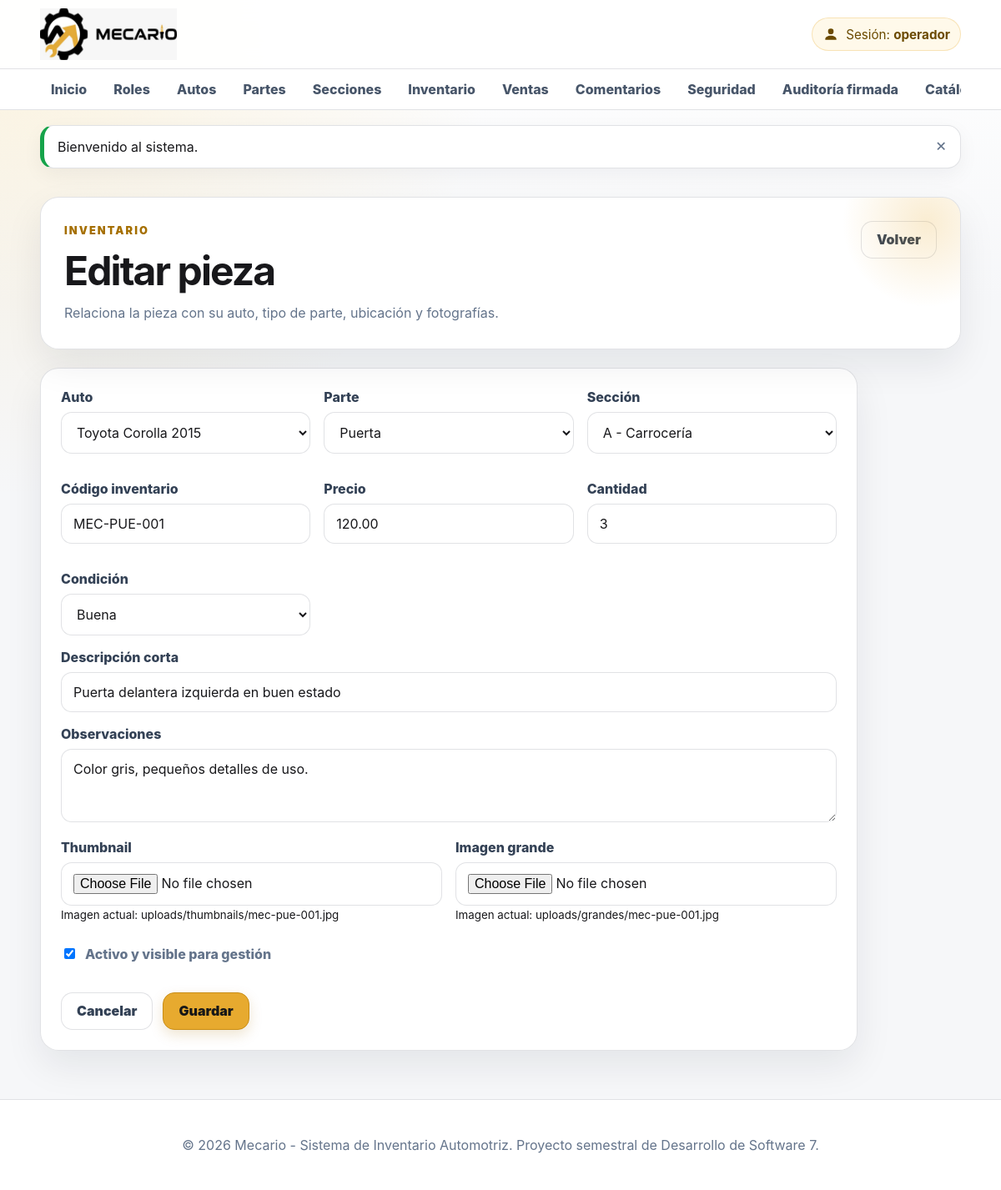
Page /public/inventario/editar/1 (signed in) on the committed database.
### tables this page shows
CREATE TABLE IF NOT EXISTS inventario_partes (
    id_inventario INT UNSIGNED AUTO_INCREMENT PRIMARY KEY,
    id_auto INT UNSIGNED NOT NULL,
    id_parte INT UNSIGNED NOT NULL,
    id_seccion INT UNSIGNED NOT NULL,
    creado_por INT UNSIGNED NOT NULL,
    codigo_inventario VARCHAR(50) NOT NULL UNIQUE,
    descripcion_corta VARCHAR(255) NOT NULL,
    observaciones TEXT NULL,
    condicion_pieza ENUM('Excelente','Buena','Regular','Para reparar') NOT NULL DEFAULT 'Buena',
    precio DECIMAL(12,2) NOT NULL,
    cantidad INT UNSIGNED NOT NULL DEFAULT 0,
    thumbnail VARCHAR(255) NULL,
    imagen_grande VARCHAR(255) NULL,
    activo TINYINT(1) NOT NULL DEFAULT 1,
    fecha_creacion DATETIME NOT NULL DEFAULT CURRENT_TIMESTAMP,
    fecha_actualizacion DATETIME NULL DEFAULT NULL ON UPDATE CURRENT_TIMESTAMP,
    CONSTRAINT fk_inventario_auto FOREIGN KEY (id_auto) REFERENCES autos(id_auto)
        ON UPDATE CASCADE ON DELETE RESTRICT,
    CONSTRAINT fk_inventario_parte FOREIGN KEY (id_parte) REFERENCES partes(id_parte)
        ON UPDATE CASCADE ON DELETE RESTRICT,
    CONSTRAINT fk_inventario_seccion FOREIGN KEY (id_seccion) REFERENCES secciones(id_seccion)
        ON UPDATE CASCADE ON DELETE RESTRICT,
    CONSTRAINT fk_inventario_usuario FOREIGN KEY (creado_por) REFERENCES usuarios(id_usuario)
        ON UPDATE CASCADE ON DELETE RESTRICT,
    CONSTRAINT chk_inventario_precio CHECK (precio >= 0),
    CONSTRAINT chk_inventario_activo CHECK (activo IN (0,1)),
    INDEX idx_inventario_publico (activo,cantidad),
    INDEX idx_inventario_filtros (id_parte,id_auto,id_seccion),
    INDEX idx_inventario_descripcion (descripcion_corta)
);

CREATE TABLE IF NOT EXISTS autos (
    id_auto INT UNSIGNED AUTO_INCREMENT PRIMARY KEY,
    marca VARCHAR(80) NOT NULL,
    modelo VARCHAR(100) NOT NULL,
    anio SMALLINT UNSIGNED NOT NULL,
    descripcion VARCHAR(255) NULL,
    activo TINYINT(1) NOT NULL DEFAULT 1,
    fecha_creacion DATETIME NOT NULL DEFAULT CURRENT_TIMESTAMP,
    fecha_actualizacion DATETIME NULL DEFAULT NULL ON UPDATE CURRENT_TIMESTAMP,
    CONSTRAINT uq_auto_marca_modelo_anio UNIQUE (marca,modelo,anio),
    CONSTRAINT chk_auto_activo CHECK (activo IN (0,1)),
    INDEX idx_auto_busqueda (marca,modelo,anio)
);

CREATE TABLE IF NOT EXISTS partes (
    id_parte INT UNSIGNED AUTO_INCREMENT PRIMARY KEY,
    nombre_parte VARCHAR(100) NOT NULL UNIQUE,
    descripcion VARCHAR(255) NULL,
    activo TINYINT(1) NOT NULL DEFAULT 1,
    fecha_creacion DATETIME NOT NULL DEFAULT CURRENT_TIMESTAMP,
    fecha_actualizacion DATETIME NULL DEFAULT NULL ON UPDATE CURRENT_TIMESTAMP,
    CONSTRAINT chk_parte_activo CHECK (activo IN (0,1)),
    INDEX idx_parte_nombre (nombre_parte)
);

CREATE TABLE IF NOT EXISTS secciones (
    id_seccion INT UNSIGNED AUTO_INCREMENT PRIMARY KEY,
    codigo VARCHAR(30) NOT NULL UNIQUE,
    nombre_seccion VARCHAR(100) NOT NULL UNIQUE,
    descripcion VARCHAR(255) NULL,
    activo TINYINT(1) NOT NULL DEFAULT 1,
    fecha_creacion DATETIME NOT NULL DEFAULT CURRENT_TIMESTAMP,
    fecha_actualizacion DATETIME NULL DEFAULT NULL ON UPDATE CURRENT_TIMESTAMP,
    CONSTRAINT chk_seccion_activo CHECK (activo IN (0,1))
);

### app/Controllers/InventarioController.php (called while the page is built, shortened)
<?php
final class InventarioController
{
    private Inventario $inventario;
    private array $condiciones = ['Excelente', 'Buena', 'Regular', 'Para reparar'];
    public function __construct(){ $this->inventario = new Inventario(); $this->auditoria = new AuditTrailService(); }
    public function editar(string $id): void
    {
        $pieza=$this->inventario->obtener((int)$id);
        View::renderizar('inventario/form',$this->datosVistaFormulario('Editar pieza',$pieza,[]));
    }
    private function datosVistaFormulario(string $titulo, ?array $pieza, array $errores): array
    { return ['titulo'=>$titulo,'pieza'=>$pieza,'errores'=>$errores,'autos'=>$this->inventario->autosActivos(),'partes'=>$this->inventario->partesActivas(),'secciones'=>$this->inventario->seccionesActivas(),'condiciones'=>$this->condiciones]; }
}

### public/index.php (called while the page is built, shortened)
<?php
$router = new Router();
$router->despachar();

### app/Helpers/Url.php (called while the page is built, shortened)
<?php
final class Url
{
    public static function base(): string
    {
        $script = str_replace(
            '\\',
            '/',
            $_SERVER['SCRIPT_NAME'] ?? '/public/index.php'
        );
        $base = rtrim(dirname($script), '/');
        return $base === '.' ? '' : $base;
    }
    public static function ruta(string $ruta = '/'): string
    {
        $ruta = '/' . ltrim($ruta, '/');
        return self::base() . ($ruta === '//' ? '/' : $ruta);
    }
}

### app/Helpers/Sanitizer.php (called while the page is built, shortened)
<?php
final class Sanitizer
{
    public static function html(mixed $valor): string
    {
        return htmlspecialchars(
            (string) $valor,
            ENT_QUOTES | ENT_SUBSTITUTE,
            'UTF-8'
        );
    }
}

### app/Core/Database.php (called while the page is built, shortened)
<?php
final class Database
{
    private PDO $conexion;
    private function __construct()
    {
        $config = require dirname(__DIR__, 2) . '/config/config.php';
        $db = $config['database'];
        $dsn = sprintf(
            'mysql:host=%s;port=%s;dbname=%s;charset=%s',
            $db['host'],
            $db['port'],
            $db['name'],
            $db['charset']
        );
        try {
            $this->conexion = new PDO(
                $dsn,
                $db['user'],
                $db['password'],
                [
                    PDO::ATTR_ERRMODE => PDO::ERRMODE_EXCEPTION,
                    PDO::ATTR_DEFAULT_FETCH_MODE => PDO::FETCH_ASSOC,
                    PDO::ATTR_EMULATE_PREPARES => false,
                ]
            );
        } catch (PDOException $exception) {
            throw new RuntimeException(
                'No se pudo conectar con la base de datos.',
                0,
                $exception
            );
        }
    }
    public function consultar(string $sql, array $parametros = []): PDOStatement
    {
        $sentencia = $this->conexion->prepare($sql);
        $sentencia->execute($parametros);
        return $sentencia;
    }
    public function consultarTodos(string $sql, array $parametros = []): array
    {
        return $this->consultar($sql, $parametros)->fetchAll();
    }
    public function consultarUno(string $sql, array $parametros = []): ?array
    {
        $resultado = $this->consultar($sql, $parametros)->fetch();
        return $resultado === false ? null : $resultado;
    }
}

### app/Models/Inventario.php (called while the page is built, shortened)
<?php
final class Inventario
{
    private Database $db;
    public function __construct()
    {
        $this->db = Database::getInstancia();
    }
    public function obtener(int $id): ?array
    {
        return $this->db->consultarUno(
            'SELECT ip.*, a.marca, a.modelo, a.anio, p.nombre_parte,
                    s.codigo AS codigo_seccion, s.nombre_seccion
             FROM inventario_partes ip
             INNER JOIN autos a ON a.id_auto = ip.id_auto
             INNER JOIN partes p ON p.id_parte = ip.id_parte
             INNER JOIN secciones s ON s.id_seccion = ip.id_seccion
             WHERE ip.id_inventario = :id',
            ['id' => $id]
        );
    }
    public function autosActivos(): array
    {
        return $this->db->consultarTodos(
            'SELECT id_auto, marca, modelo, anio FROM autos
             WHERE activo=1 ORDER BY marca, modelo, anio DESC'
        );
    }
    public function partesActivas(): array
    {
        return $this->db->consultarTodos(
            'SELECT id_parte, nombre_parte FROM partes
             WHERE activo=1 ORDER BY nombre_parte'
        );
    }
    public function seccionesActivas(): array
    {
        return $this->db->consultarTodos(
            'SELECT id_seccion, codigo, nombre_seccion FROM secciones
             WHERE activo=1 ORDER BY nombre_seccion'
        );
    }
}

### app/Views/inventario/form.php (the view)
<?php use App\Helpers\Csrf; use App\Helpers\Sanitizer; use App\Helpers\Url; $esEdicion=is_array($pieza); ?>
<main class="container"><section class="module-hero"><div><span class="eyebrow">Inventario</span><h1><?= $esEdicion?'Editar pieza':'Registrar pieza' ?></h1><p>Relaciona la pieza con su auto, tipo de parte, ubicación y fotografías.</p></div><a class="btn btn-secundario" href="<?= Sanitizer::html(Url::ruta('/inventario')) ?>">Volver</a></section><?php if(!empty($errores)): ?><div class="alerta alerta--error"><ul><?php foreach($errores as $error): ?><li><?= Sanitizer::html($error) ?></li><?php endforeach; ?></ul></div><?php endif; ?><form class="card form-wide" method="POST" enctype="multipart/form-data" action="<?= Sanitizer::html(Url::ruta($esEdicion?'/inventario/actualizar/'.$pieza['id_inventario']:'/inventario/guardar')) ?>"><?= Csrf::campo() ?><div class="form-grid"><div class="form-group"><label>Auto</label><select name="id_auto" required><option value="">Seleccione...</option><?php foreach($autos as $auto): ?><option value="<?= (int)$auto['id_auto'] ?>" <?= (int)($pieza['id_auto'] ?? 0)===(int)$auto['id_auto']?'selected':'' ?>><?= Sanitizer::html($auto['marca'].' '.$auto['modelo'].' '.$auto['anio']) ?></option><?php endforeach; ?></select></div><div class="form-group"><label>Parte</label><select name="id_parte" required><option value="">Seleccione...</option><?php foreach($partes as $parte): ?><option value="<?= (int)$parte['id_parte'] ?>" <?= (int)($pieza['id_parte'] ?? 0)===(int)$parte['id_parte']?'selected':'' ?>><?= Sanitizer::html($parte['nombre_parte']) ?></option><?php endforeach; ?></select></div><div class="form-group"><label>Sección</label><select name="id_seccion" required><option value="">Seleccione...</option><?php foreach($secciones as $seccion): ?><option value="<?= (int)$seccion['id_seccion'] ?>" <?= (int)($pieza['id_seccion'] ?? 0)===(int)$seccion['id_seccion']?'selected':'' ?>><?= Sanitizer::html($seccion['codigo'].' - '.$seccion['nombre_seccion']) ?></option><?php endforeach; ?></select></div><div class="form-group"><label>Código inventario</label><input name="codigo_inventario" required value="<?= Sanitizer::html($pieza['codigo_inventario'] ?? '') ?>" placeholder="MEC-001"></div><div class="form-group"><label>Precio</label><input type="number" step="0.01" min="0" name="precio" required value="<?= Sanitizer::html($pieza['precio'] ?? '0') ?>"></div><div class="form-group"><label>Cantidad</label><input type="number" min="0" name="cantidad" required value="<?= Sanitizer::html($pieza['cantidad'] ?? '0') ?>"></div><div class="form-group"><label>Condición</label><select name="condicion_pieza"><?php foreach($condiciones as $condicion): ?><option value="<?= Sanitizer::html($condicion) ?>" <?= ($pieza['condicion_pieza'] ?? 'Buena')===$condicion?'selected':'' ?>><?= Sanitizer::html($condicion) ?></option><?php endforeach; ?></select></div></div><div class="form-group"><label>Descripción corta</label><input name="descripcion_corta" required value="<?= Sanitizer::html($pieza['descripcion_corta'] ?? '') ?>"></div><div class="form-group"><label>Observaciones</label><textarea name="observaciones" rows="3"><?= Sanitizer::html($pieza['observaciones'] ?? '') ?></textarea></div><div class="form-grid"><div class="form-group"><label>Thumbnail</label><input type="file" name="thumbnail" accept="image/*"><?php if(!empty($pieza['thumbnail'])): ?><small>Imagen actual: <?= Sanitizer::html($pieza['thumbnail']) ?></small><?php endif; ?></div><div class="form-group"><label>Imagen grande</label><input type="file" name="imagen_grande" accept="image/*"><?php if(!empty($pieza['imagen_grande'])): ?><small>Imagen actual: <?= Sanitizer::html($pieza['imagen_grande']) ?></small><?php endif; ?></div></div><label class="check-line"><input type="checkbox" name="activo" value="1" <?= (int)($pieza['activo'] ?? 1)===1?'checked':'' ?>> Activo y visible para gestión</label><div class="form-actions"><a class="btn btn-secundario" href="<?= Sanitizer::html(Url::ruta('/inventario')) ?>">Cancelar</a><button class="btn">Guardar</button></div></form></main>

### app/Core/Router.php (shortened to what this page needs)
<?php
final class Router
{
    private array $rutas = [];
    private function agregar(
        string $metodo,
        string $ruta,
        callable|array $accion
    ): void {
        $this->rutas[$metodo][] = [
            'ruta' => $this->normalizar($ruta),
            'accion' => $accion,
        ];
    }
    public function despachar(): void
    {
        $metodo = strtoupper($_SERVER['REQUEST_METHOD'] ?? 'GET');
        $rutaActual = $this->obtenerRutaActual();
        foreach ($this->rutas[$metodo] ?? [] as $rutaRegistrada) {
            $parametros = $this->coincide(
                $rutaRegistrada['ruta'],
                $rutaActual
            );
            if ($parametros !== false) {
                $this->ejecutarAccion(
                    $rutaRegistrada['accion'],
                    $parametros
                );
                return;
            }
        }
    }
    private function obtenerRutaActual(): string
    {
        $uri = parse_url(
            $_SERVER['REQUEST_URI'] ?? '/',
            PHP_URL_PATH
        ) ?: '/';
        $base = dirname($_SERVER['SCRIPT_NAME'] ?? '');
        if (
            $base !== ''
            && $base !== '/'
            && str_starts_with($uri, $base)
        ) {
            $uri = substr($uri, strlen($base));
        }
        return $this->normalizar($uri);
    }
    private function normalizar(string $ruta): string
    {
        $ruta = '/' . trim($ruta, '/');
        return $ruta === '//' ? '/' : $ruta;
    }
    private function coincide(
        string $rutaRegistrada,
        string $rutaActual
    ): array|false {
        $patron = preg_replace(
            '#\{[a-zA-Z_][a-zA-Z0-9_]*\}#',
            '([^/]+)',
            $rutaRegistrada
        );
        if (!preg_match('#^' . $patron . '$#', $rutaActual, $coincidencias)) {
            return false;
        }
        array_shift($coincidencias);
        return $coincidencias;
    }
    private function ejecutarAccion(
        callable|array $accion,
        array $parametros
    ): void {
        if (
            is_array($accion)
            && isset($accion[0], $accion[1])
            && is_string($accion[0])
        ) {
            $controlador = new $accion[0]();
            $metodo = $accion[1];
            $controlador->{$metodo}(...$parametros);
            return;
        }
    }
}

### rows in the picture
inventario_partes: id_auto "Toyota Corolla 2015", id_parte "Puerta", id_seccion "A - Carrocería", codigo_inventario "MEC-PUE-001", precio "120.00", cantidad "3", descripcion_corta "Puerta delantera izquierda en buen estado", observaciones "Color gris, pequeños detalles de uso.", thumbnail "uploads/thumbnails/mec-pue-001.jpg", imagen_grande "uploads/grandes/mec-pue-001.jpg", activo "☑"

### other values in the picture
Sanitizer::html($mensaje['texto'] ?? '') "Bienvenido al sistema."
form field condicion_pieza "Buena"
